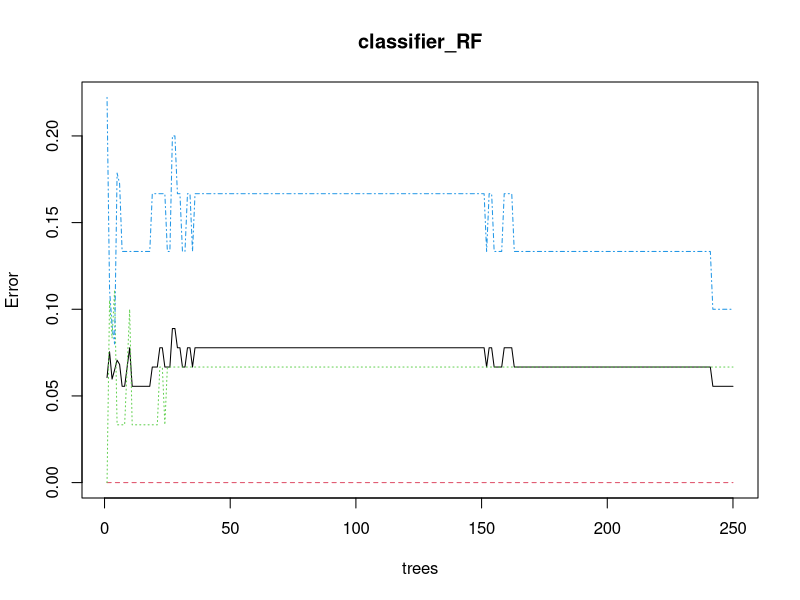
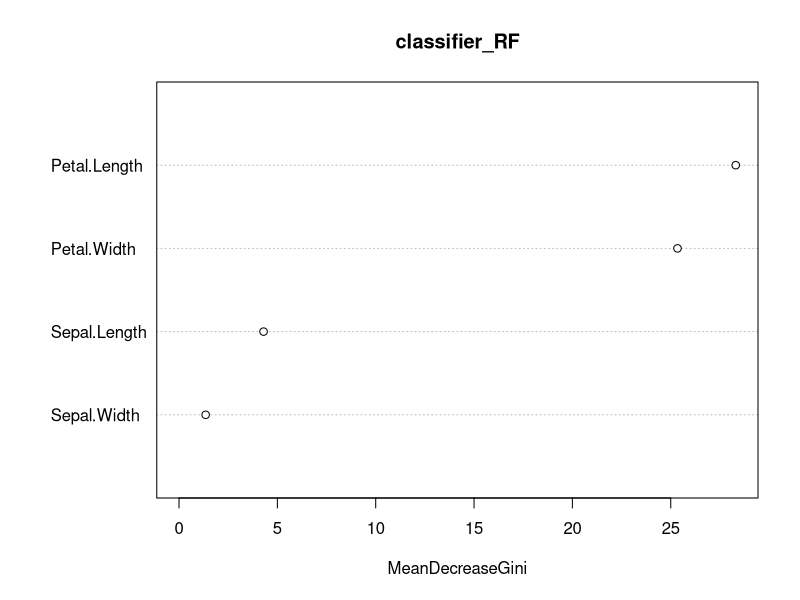
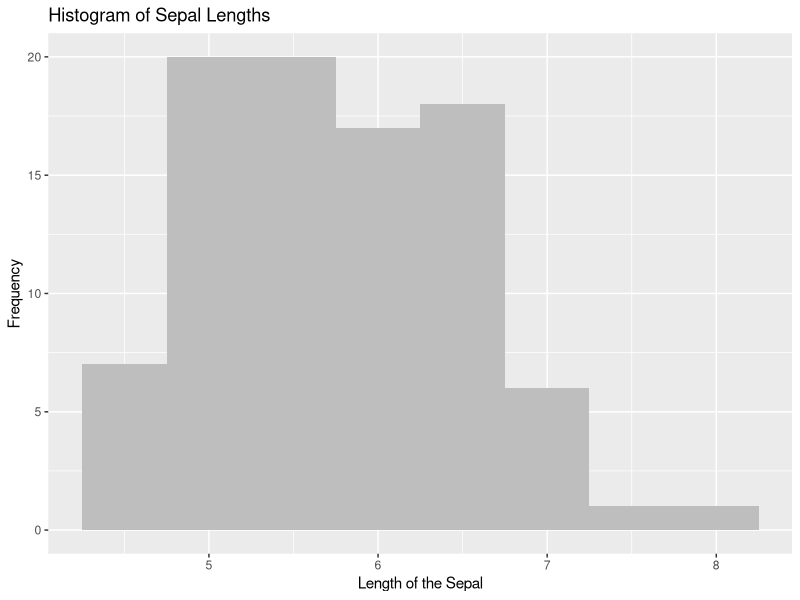
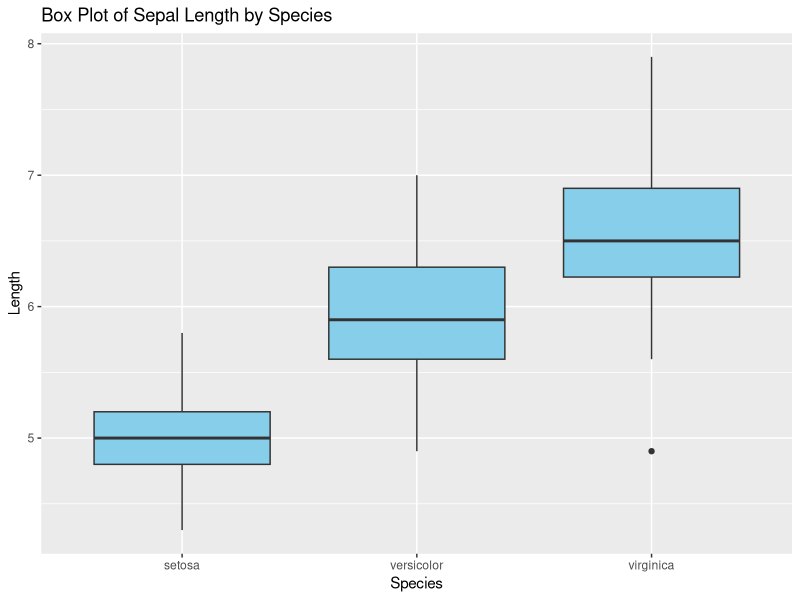
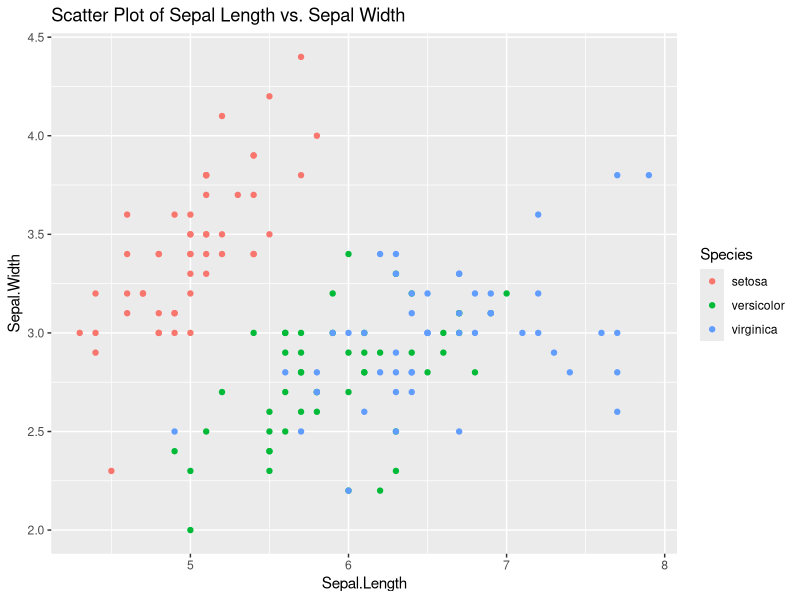
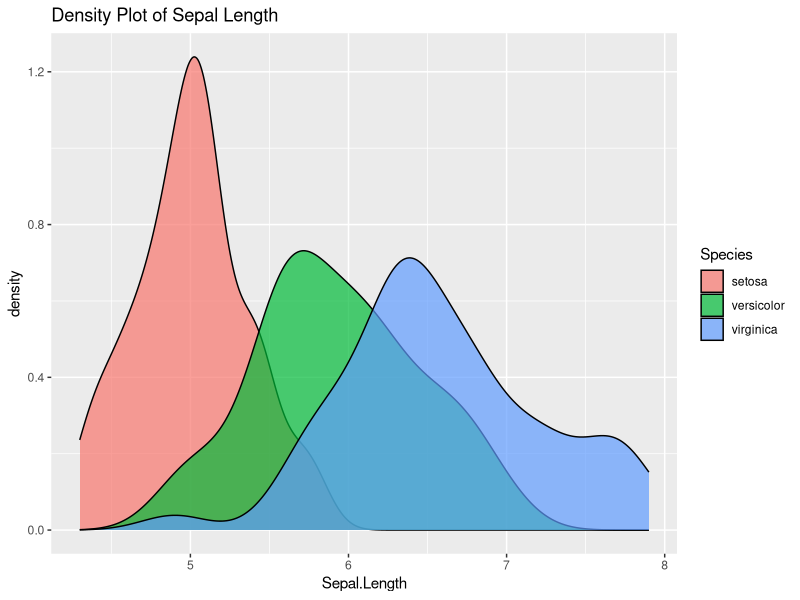

Generate these figures, in order, with R:
# Load the iris dataset
data(iris)

# View the structure of the iris dataset
str(iris)

# Installing Packages
#install.packages("caTools")
#install.packages("randomForest")

# Load required libraries
library(caTools)
library(randomForest)
library(ggplot2)

# Splitting the data into training and test sets
# Using a 70-30 split ratio, ensuring stratified sampling based on the iris species
split <- sample.split(iris, SplitRatio = 0.7)

# Create training and test subsets based on the split
train <- subset(iris, split == TRUE)
test <- subset(iris, split == FALSE)

# Train a Random Forest classifier
# Using all columns except the 5th (Species) as predictors
# The Species column is used as the target variable
classifier_RF <- randomForest(x = train[-5], y = train$Species, ntree = 250)

# Display the Random Forest model details
classifier_RF

# Predict the species for the test set using the trained classifier
y_pred <- predict(classifier_RF, newdata = test[-5])

# Generate a confusion matrix to evaluate the classifier's performance
confusion_mtx <- table(test[, 5], y_pred)
confusion_mtx

# Calculate accuracy
accuracy <- sum(diag(confusion_mtx)) / sum(confusion_mtx)

# Print accuracy
print(accuracy)

# Data Visualizations 
# Visualize the Random Forest model's error rates for each tree added
plot(classifier_RF)

# Display the importance of each feature in predicting the target variable
importance(classifier_RF)

# Plot the variable importance
varImpPlot(classifier_RF)

#Plot for Histogram
ggplot(train) + 
  geom_histogram(aes(x=Sepal.Length), binwidth=0.5, fill="gray")+
  labs(title="Histogram of Sepal Lengths", x="Length of the Sepal", y="Frequency")

# Boxplot for Sepal Length across species
ggplot(iris) + 
  geom_boxplot(aes(x=Species, y=Sepal.Length), fill="skyblue") +
  labs(title="Box Plot of Sepal Length by Species", x = "Species" , y ="Length" )

# Scatter plot for Sepal Length vs. Sepal Width
ggplot(iris) + 
  geom_point(aes(x=Sepal.Length, y=Sepal.Width, color=Species)) +
  labs(title="Scatter Plot of Sepal Length vs. Sepal Width")

# Density plot for Sepal Length
ggplot(iris) + 
  geom_density(aes(x=Sepal.Length, fill=Species), alpha=0.7) +
  labs(title="Density Plot of Sepal Length")
